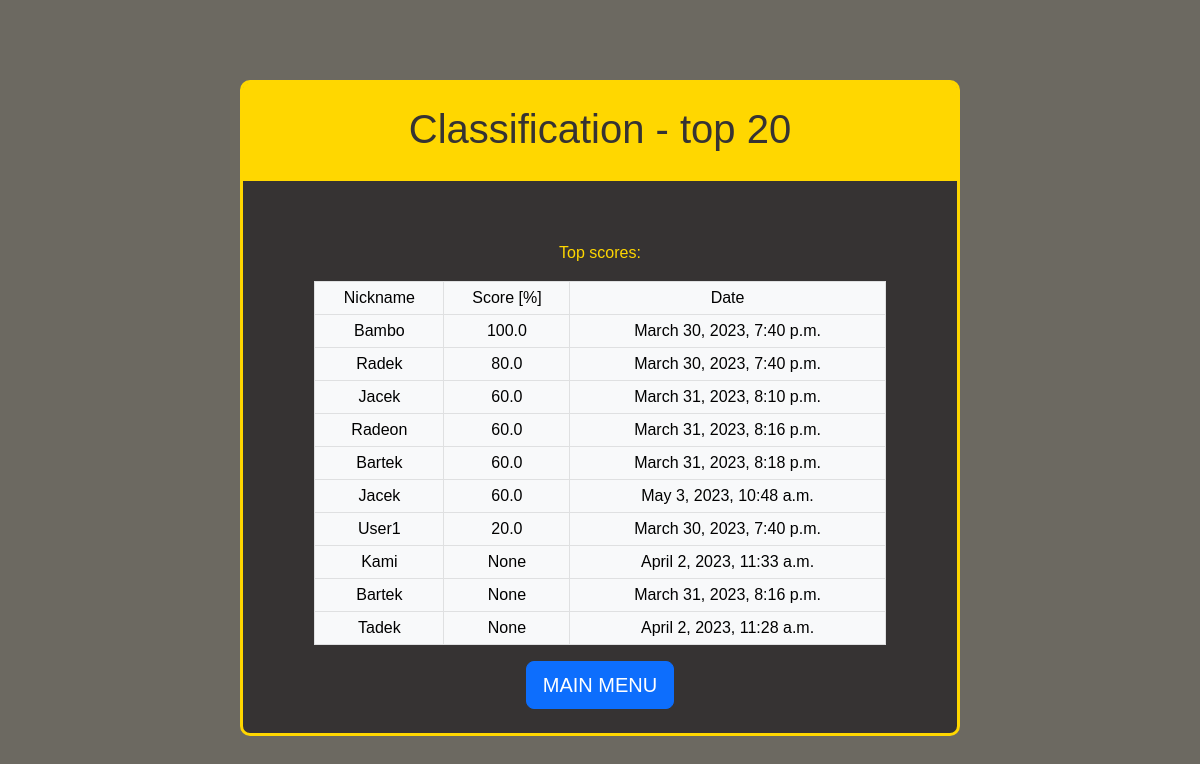
The page /quiz/classification on the database as committed earlier.
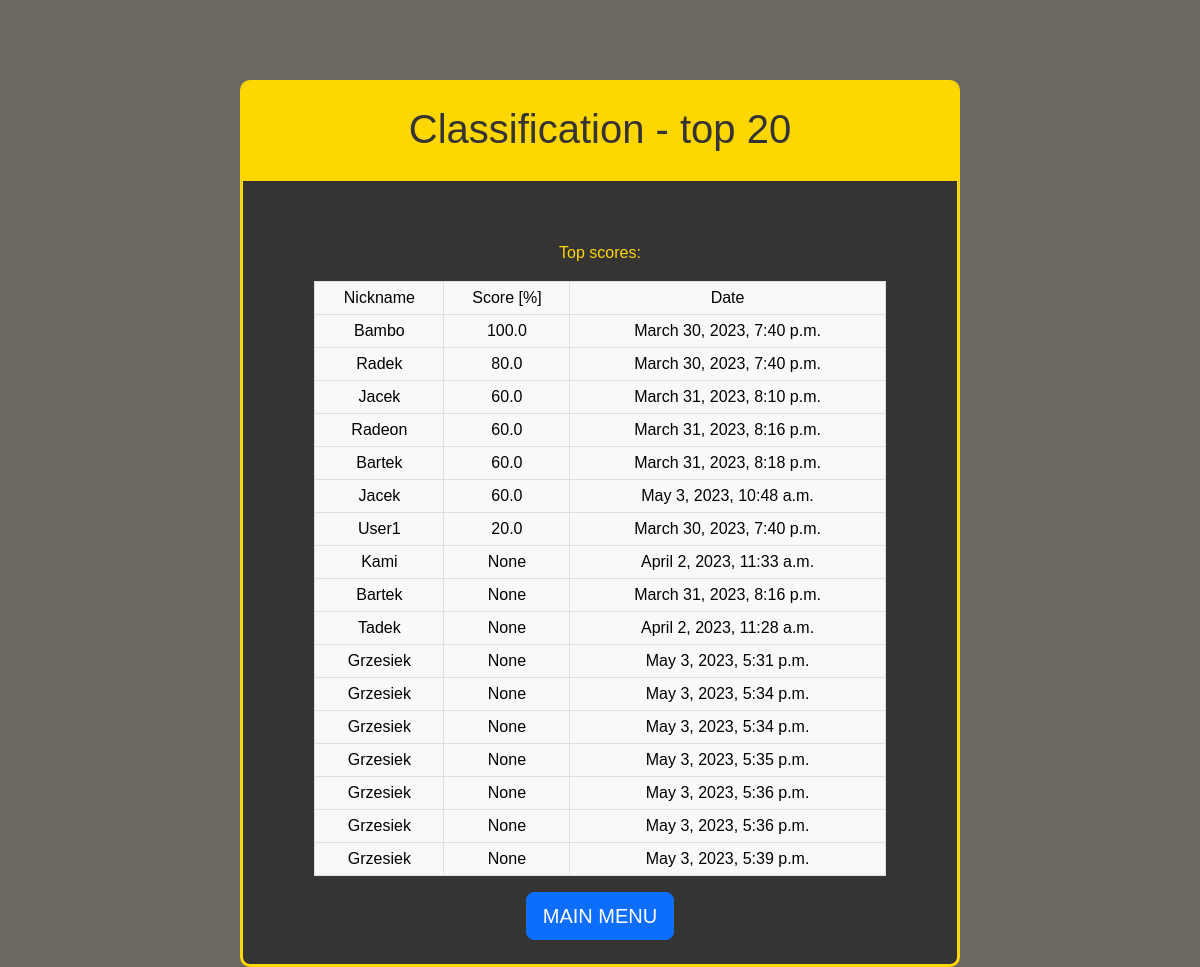
The same page on the database as committed later.
### quiz_django_app/models.py (models this page shows)
class Game(models.Model):
    question_quantity = models.IntegerField(help_text = "value specified by user, how many question are in this game")
    actual_question = models.IntegerField(help_text = "id of actual question")
    question_counter = models.IntegerField(default=1, help_text = "counts number of questions answered in this game")
    total_score = models.IntegerField(default=0)
    questions_used= models.ManyToManyField(Question)
    nickname = models.CharField(max_length=255, null=True)
    percentage = models.FloatField(null=True)
    created_at = models.DateTimeField(auto_now_add=True, null=True)
    completed_game = models.BooleanField(default=False)

### quiz_django_app/views.py (the view)
# urls.py: path('quiz/classification', views.classification, name='classification'),
def classification(request):
    classification_list = Game.objects.all().order_by('-total_score')[:20]
    context = {
        'classification_list': classification_list,
    }
    return render(request, 'classification.html', context)

### quiz_django_app/templates/classification.html (shortened to what this page needs)
{% extends "master_template.html" %}
{% block header %}
    <div id="header-container">
        <h1>Classification - top 20</h1>
    </div>
{% endblock %}
{% block content %}
    <p>Top scores:</p>
    <div class="table-container">
        <table class="table table-light table-bordered table-hover table-sm">
            <thead>
                <tr>
                    <td>Nickname</td>
                    <td>Score [%]</td>
                    <td>Date</td>
                </tr>
            </thead>
            <tbody>
                {% for game in classification_list %}
                    <tr>
                        <td>{{ game.nickname }}</td>
                        <td>{{ game.percentage }}</td>
                        <td>{{ game.created_at }}</td>
                    </tr>
                {% endfor %}
            </tbody>
        </table>
        </div>
    <a href="{% url 'index' %}">
        <button type="button" class="btn btn-primary btn-lg">MAIN MENU</button>
    </a>
    <br>
    <br>
{% endblock %}

### quiz_django_app/templates/master_template.html (shortened to what this page needs)
{% load static %}
<!DOCTYPE html>
<html>
<head>
    <link href="https://cdn.jsdelivr.net/npm/bootstrap@5.2.3/dist/css/bootstrap.min.css" rel="stylesheet">
</head>
<link rel="stylesheet" href="{% static 'style.css' %}">
<body>
    <div id="main-container">
        <div id="header-container">
            {% block header %}
            {% endblock %}
        </div>
        <div id="body-container">
            {% block content %}
            {% endblock %}
        </div>
    </div>
</body>
</html>

### quiz_django_app/static/style.css (style rules this page uses)
body { background-color: rgb(108, 105, 97); }
#main-container { background-color: rgb(54, 51, 51); color: gold; width: 60%; margin: auto; margin-top: 80px; border: solid 3px gold; border-radius: 10px; min-height: 600px; font-family: sans-serif; text-align: center; }
#header-container { background-color: gold; color: rgb(54, 51, 51); margin-top: 0px; padding-top: 11px; padding-bottom: 10px; border-radius: 5px 5px 0px 0px; }
#body-container { margin-top: 60px; }
.table-container { width: 80%; margin: auto; }

Rows that differ between the two databases and show on the page:
added Game: nickname "Grzesiek", percentage "None", created_at "May 3, 2023, 5:31 p.m."
added Game: nickname "Grzesiek", percentage "None", created_at "May 3, 2023, 5:34 p.m."
added Game: nickname "Grzesiek", percentage "None", created_at "May 3, 2023, 5:34 p.m."
added Game: nickname "Grzesiek", percentage "None", created_at "May 3, 2023, 5:35 p.m."
added Game: nickname "Grzesiek", percentage "None", created_at "May 3, 2023, 5:36 p.m."
added Game: nickname "Grzesiek", percentage "None", created_at "May 3, 2023, 5:36 p.m."
added Game: nickname "Grzesiek", percentage "None", created_at "May 3, 2023, 5:39 p.m."
